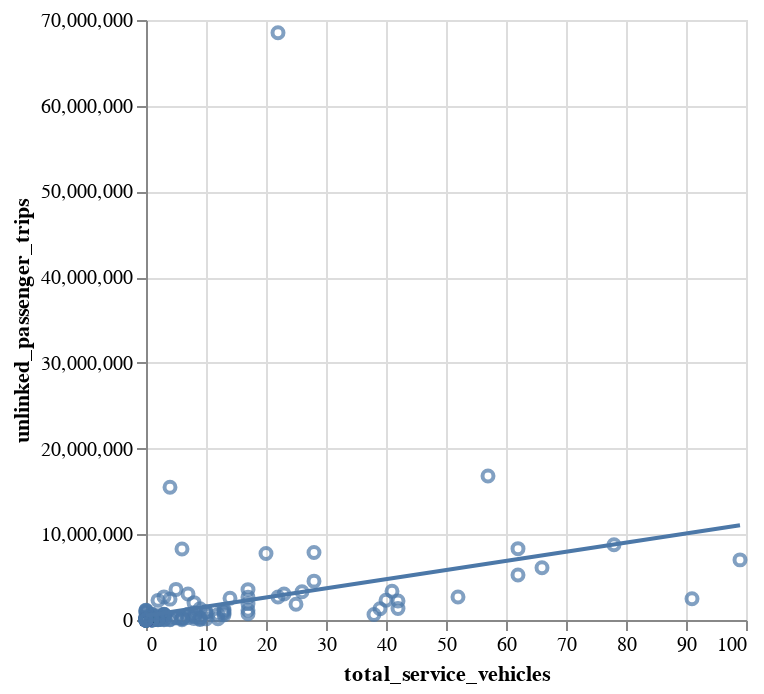

Source (notebook cell):
### Code cell
chart = alt.Chart(test).mark_point().encode(
    x = "total_service_vehicles",
    y = "unlinked_passenger_trips"
)

chart + chart.transform_regression("total_service_vehicles","unlinked_passenger_trips").mark_line()

### Figure 1 — Vega-Lite specification as saved in the notebook (floating-point values rounded to 4 significant figures; data arrays with more than 128 entries replaced by an {"elided": "..."} marker saying what was removed)
{"config": {"view": {"continuousWidth": 300, "continuousHeight": 300}}, "layer": [{"mark": {"type": "point"}, "encoding": {"x": {"field": "total_service_vehicles", "type": "quantitative"}, "y": {"field": "unlinked_passenger_trips", "type": "quantitative"}}}, {"mark": {"type": "line"}, "encoding": {"x": {"field": "total_service_vehicles", "type": "quantitative"}, "y": {"field": "unlinked_passenger_trips", "type": "quantitative"}}, "transform": [{"on": "total_service_vehicles", "regression": "unlinked_passenger_trips"}]}], "data": {"name": "data-3e1dab29a35a491a6ee9ed272338cac8"}, "$schema": "https://vega.github.io/schema/vega-lite/v5.17.0.json", "datasets": {"data-3e1dab29a35a491a6ee9ed272338cac8": {"elided": "200 records"}}}
